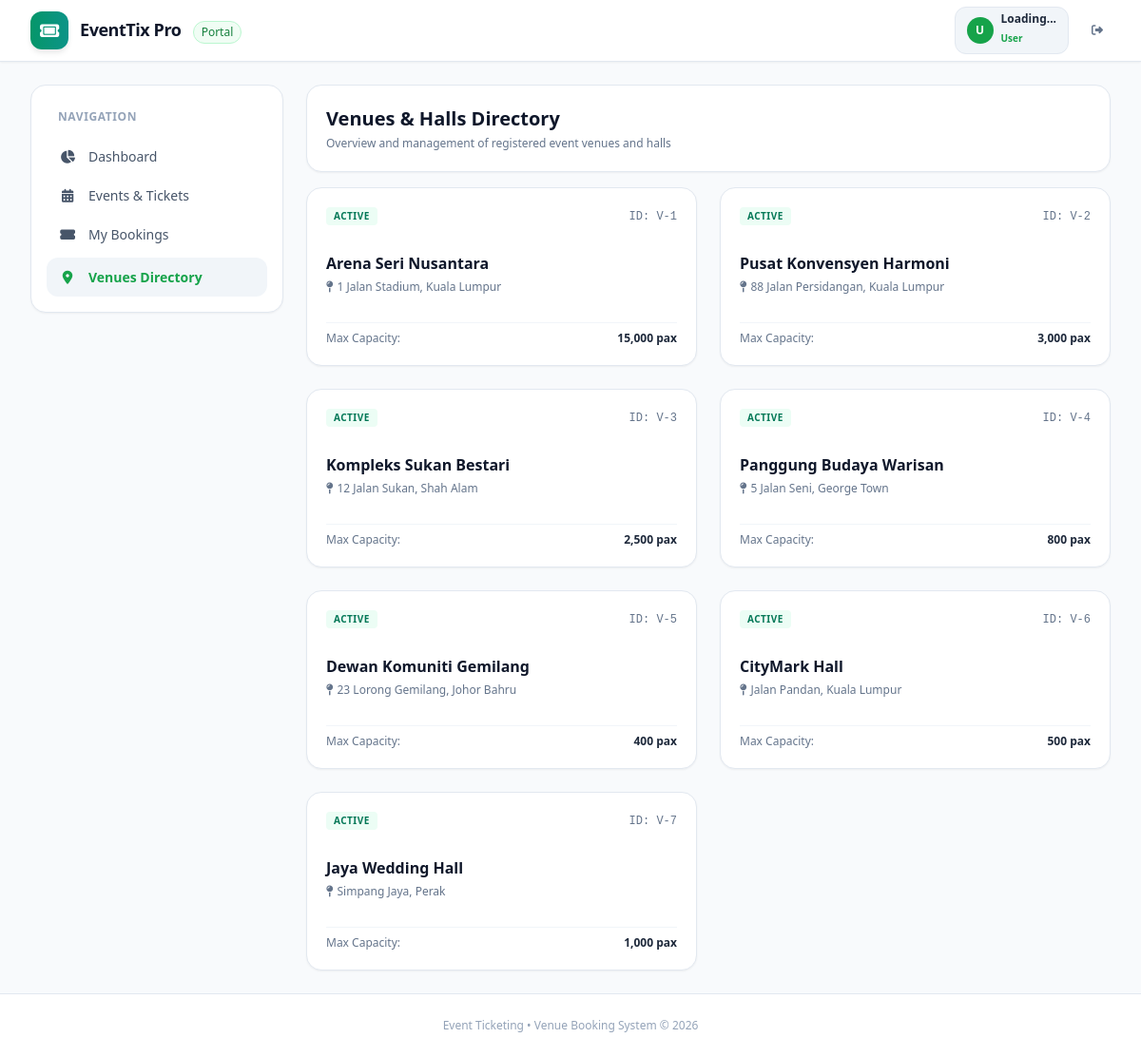
The page /venues.php on the database its author committed.
### tables this page shows
CREATE TABLE `venues` (
  `venue_id` int(10) UNSIGNED NOT NULL,
  `venue_name` varchar(100) NOT NULL,
  `address` varchar(255) NOT NULL,
  `city` varchar(60) NOT NULL,
  `capacity` int(10) UNSIGNED NOT NULL,
  `created_at` timestamp NOT NULL DEFAULT current_timestamp()
);

### venues.php (the view)
<?php
require_once 'header.php';
$stmt = $pdo->query("SELECT * FROM venues ORDER BY venue_id ASC");
$venues = $stmt->fetchAll();
?>
<div class="page-header-card">
    <div>
        <h2 class="page-title">Venues & Halls Directory</h2>
        <p class="page-subtitle">Overview and management of registered event venues and halls</p>
    </div>
</div>
<div class="catalog-grid">
    <?php foreach ($venues as $v): ?>
    <div class="order-summary-card space-y-3">
        <div class="flex items-center justify-between">
            <span class="venue-status-badge">Active</span>
            <span class="text-xs text-slate-500 font-mono">ID: V-<?= $v['venue_id'] ?></span>
        </div>
        <div>
            <h4 class="font-bold text-slate-900 text-base"><?= htmlspecialchars($v['venue_name']) ?></h4>
            <p class="booking-details mt-1"><i class="fa-solid fa-map-pin mr-1"></i><?= htmlspecialchars($v['address'] . ', ' . $v['city']) ?></p>
        </div>
        <div class="pt-2 border-t border-slate-100 flex items-center justify-between text-xs">
            <span class="text-slate-500">Max Capacity:</span>
            <span class="font-bold text-slate-800"><?= number_format($v['capacity']) ?> pax</span>
        </div>
    </div>
    <?php endforeach; ?>
</div>
<?php require_once 'footer.php'; ?>

### header.php (shortened to what this page needs)
<?php
$activePage = basename($_SERVER['PHP_SELF'], ".php");
?>
<!DOCTYPE html>
<html lang="en">
<head>
    <script src="https://cdn.tailwindcss.com"></script>
    <link rel="stylesheet" href="https://cdnjs.cloudflare.com/ajax/libs/font-awesome/6.4.0/css/all.min.css">
    <link rel="stylesheet" href="assets/css/style.css">
</head>
<body class="bg-slate-50 text-slate-800 font-sans antialiased min-h-screen flex flex-col">
    <header class="top-header">
        <div class="top-header-container">
            <a href="dashboard_customer.php" id="brand-logo-link" class="brand-logo-link">
                <div class="brand-icon-box brand-gradient">
                    <i class="fa-solid fa-ticket text-lg"></i>
                </div>
                <div>
                    <span class="brand-title">EventTix Pro</span>
                    <span class="portal-badge" id="portal-badge-text">Portal</span>
                </div>
            </a>
            <div class="header-actions">
                <div class="user-profile-pill">
                    <div class="user-avatar" id="user-avatar-initial">
                        U
                    </div>
                    <div class="user-meta">
                        <p class="user-name" id="header-user-name">Loading...</p>
                        <span class="user-role-label" id="header-user-role">User</span>
                    </div>
                </div>
                <a href="logout.php" onclick="return confirm('Are you sure you want to log out?');" class="logout-btn">
                    <i class="fa-solid fa-right-from-bracket"></i>
                </a>
            </div>
        </div>
    </header>
    <div class="app-wrapper">
        <aside class="app-sidebar">
            <div class="sidebar-card">
                <div class="sidebar-heading">Navigation</div>
                <div id="sidebar-nav-container">
                    <a href="dashboard_customer.php" class="nav-item <?= $activePage == 'dashboard_customer' ? 'active' : '' ?>">
                        <i class="fa-solid fa-chart-pie nav-icon"></i><span>Dashboard</span>
                    </a>
                    <a href="events.php" class="nav-item <?= $activePage == 'events' ? 'active' : '' ?>">
                        <i class="fa-solid fa-calendar-days nav-icon"></i><span>Events & Tickets</span>
                    </a>
                    <a href="bookings.php" class="nav-item <?= $activePage == 'bookings' ? 'active' : '' ?>">
                        <i class="fa-solid fa-ticket-simple nav-icon"></i><span>My Bookings</span>
                    </a>
                </div>
                <a href="venues.php" id="venues-sidebar-link" class="nav-item <?= ($activePage == 'venues' || $activePage == 'venues_admin') ? 'active' : '' ?>">
                    <i class="fa-solid fa-location-dot nav-icon"></i><span>Venues Directory</span>
                </a>
            </div>
        </aside>
        <main class="app-main">

### footer.php
</main>
    </div>
    <footer class="app-footer">
        <p>Event Ticketing &bull; Venue Booking System &copy; 2026</p>
    </footer>
</body>
</html>

### rows shown on the page
venues: venue_id "1", venue_name "Arena Seri Nusantara", address+city "1 Jalan Stadium, Kuala Lumpur", capacity "15,000"
venues: venue_id "2", venue_name "Pusat Konvensyen Harmoni", address+city "88 Jalan Persidangan, Kuala Lumpur", capacity "3,000"
venues: venue_id "3", venue_name "Kompleks Sukan Bestari", address+city "12 Jalan Sukan, Shah Alam", capacity "2,500"
venues: venue_id "4", venue_name "Panggung Budaya Warisan", address+city "5 Jalan Seni, George Town", capacity "800"
venues: venue_id "5", venue_name "Dewan Komuniti Gemilang", address+city "23 Lorong Gemilang, Johor Bahru", capacity "400"
venues: venue_id "6", venue_name "CityMark Hall", address+city "Jalan Pandan, Kuala Lumpur", capacity "500"
venues: venue_id "7", venue_name "Jaya Wedding Hall", address+city "Simpang Jaya, Perak", capacity "1,000"
